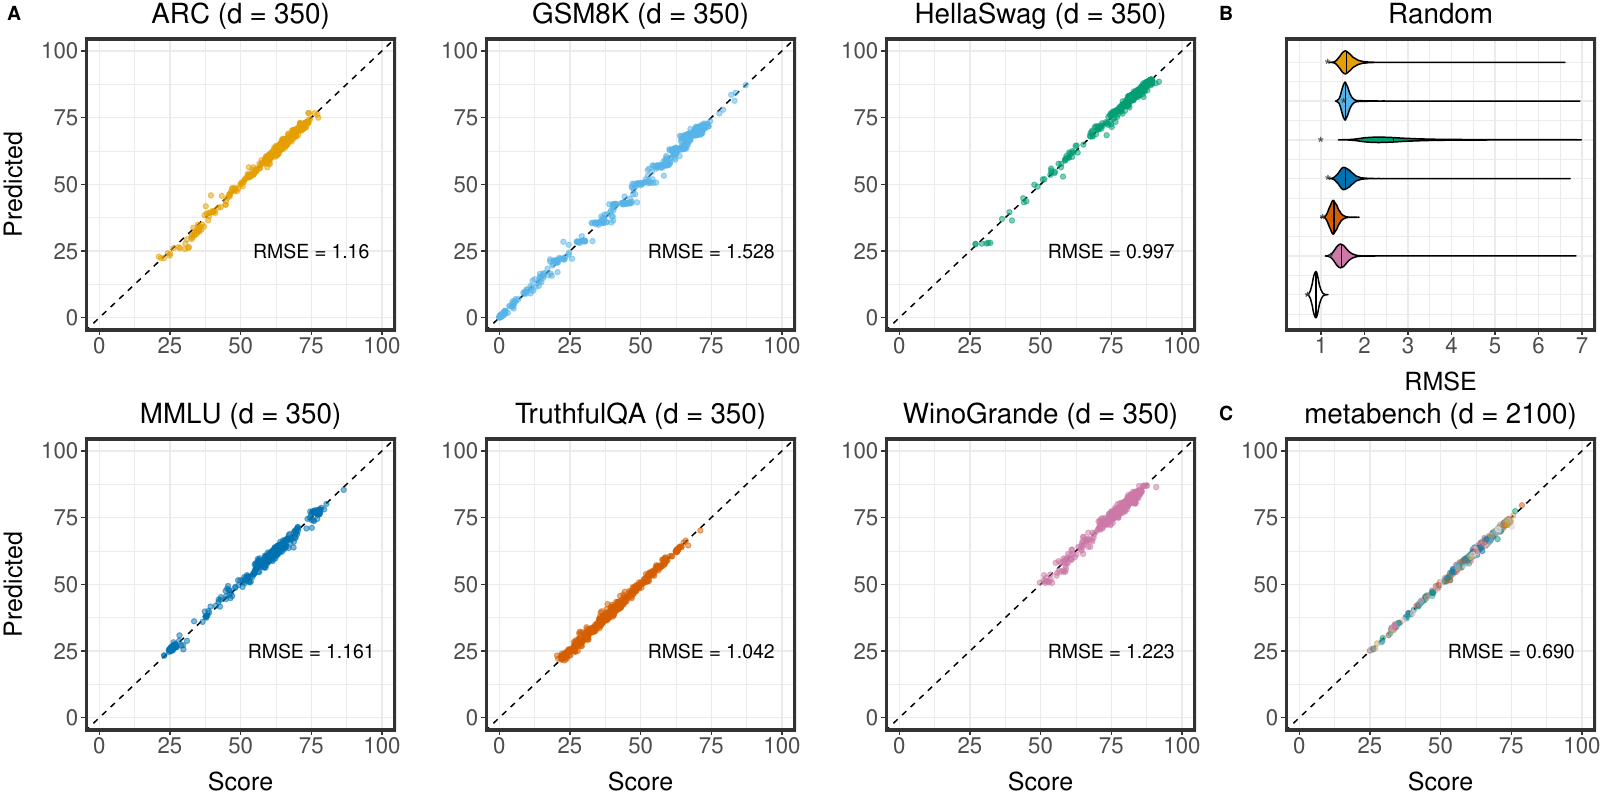

This chart was generated by the following R code:
# =============================================================================
box::use(.. / analysis / utils[mkdir, gprint, gpath, mytheme, cbPalette])
box::use(./violin.utils[plot.violin])
here::i_am("figures/f.irt.R")

# =============================================================================
# helper functions
benchmarks <- c("ARC", "GSM8K", "HellaSwag", "MMLU", "TruthfulQA", "WinoGrande")
cbp <- cbPalette()

niceify <- function(p, benchmark){
  box::use(ggplot2[...])
  index <- which(benchmarks == benchmark)
   p <- p +
     labs(title = glue::glue("{benchmark} (d = 350)")) +
     aes(color = set) +
     scale_color_manual(values = cbp[index]) +
     theme(plot.margin = margin(0.1, 0.1, 0.1, 0.1, "cm"),
           legend.position = "None")
     
   p[["layers"]][[3]][["aes_params"]][["size"]] <- 5
   p
}

rmse.from.plot <- function(p){
  text <- p[["layers"]][[3]][["aes_params"]]$label
  text <- gsub("\n.*", "", text)
  as.numeric(gsub("[^0-9.]", "", text))
}

randlist2df <- function(rand.list){
  rand.list <- lapply(rand.list, function(x) data.frame(rmse = x))
  rand.list <- lapply(names(rand.list), function(x) cbind(rand.list[[x]], bm = x))
  rand <- do.call(rbind, rand.list)
  rand$bm <- factor(rand$bm, levels = c("ARC", "GSM8K", "HellaSwag", "MMLU", "TruthfulQA", "WinoGrande", "metabench"))
  rand
}

add.asterisk <- function(x, y){
  box::use(ggplot2[...])
  ggplot2::geom_text(aes(x = x, y = y, label = "*"), color = "#444444", size = 4.5, vjust = 0.8)
}
# =============================================================================
# load score plots
arc.irt <- readRDS(gpath("plots/arc-EAPsum-1-cv.rds"))[[2]] |>
  niceify(benchmark = "ARC") + ggplot2::labs(x = "")
gsm8k.irt <- readRDS(gpath("plots/gsm8k-EAPsum-1-cv.rds"))[[1]] |>
  niceify(benchmark = "GSM8K") + ggplot2::labs(x = "", y = "") 
hs.irt <- readRDS(gpath("plots/hellaswag-MAP-1-cv.rds"))[[2]] |>
  niceify(benchmark = "HellaSwag") + ggplot2::labs(x = "", y = "")
mmlu.irt <- readRDS(gpath("plots/mmlu-EAPsum-1-cv.rds"))[[3]] |>
  niceify(benchmark = "MMLU")
tfqa.irt <- readRDS(gpath("plots/truthfulqa-EAPsum-1-cv.rds"))[[1]] |>
  niceify(benchmark = "TruthfulQA") + ggplot2::labs(y = "")
wg.irt <- readRDS(gpath("plots/winogrande-EAPsum-1-cv.rds"))[[2]] |>
  niceify(benchmark = "WinoGrande") + ggplot2::labs(y = "")
mb <- readRDS(gpath("plots/metabench-full.rds")) +
  ggplot2::labs(y ="", title = "metabench (d = 2100)") +
  ggplot2::theme(plot.margin = ggplot2::margin(0.1, 0.1, 0.1, 0.1, "cm"))

p.irt <- cowplot::plot_grid(
  arc.irt, gsm8k.irt, hs.irt, mmlu.irt, tfqa.irt, wg.irt, ncol = 3)

# load random results
rand.list = list(
   ARC = readRDS(gpath("data/arc-sub-350.rds"))$rmses.test,
   GSM8K = readRDS(gpath("data/gsm8k-sub-350.rds"))$rmses.test,
   HellaSwag = readRDS(gpath("data/hellaswag-sub-350.rds"))$rmses.test,
   MMLU = readRDS(gpath("data/mmlu-sub-350.rds"))$rmses.test,
   TruthfulQA = readRDS(gpath("data/truthfulqa-sub-350.rds"))$rmses.test,
   WinoGrande = readRDS(gpath("data/winogrande-sub-350.rds"))$rmses.test,
   metabench = readRDS(gpath("plots/metabench-full-rmses.rds"))$rmses.test
)
p.rand <- plot.violin(rand.list, distance = 10.0) +
  add.asterisk(rmse.from.plot(arc.irt), 0) +
  add.asterisk(rmse.from.plot(gsm8k.irt), 10) +
  add.asterisk(rmse.from.plot(hs.irt), 20) +
  add.asterisk(rmse.from.plot(mmlu.irt), 30) +
  add.asterisk(rmse.from.plot(tfqa.irt), 40) +
  add.asterisk(rmse.from.plot(wg.irt), 50) +
  add.asterisk(rmse.from.plot(mb), 60) +
  ggplot2::theme(axis.text.y = ggplot2::element_blank(), axis.ticks.y = ggplot2::element_blank())

# final plot
p.col <- cowplot::plot_grid(p.rand, mb, ncol = 1, align= "v", labels = c("B", "C"), label_x = 0.03)
p <- cowplot::plot_grid(p.irt, p.col, labels = c("A", NA), rel_widths = c(3, 1), label_x=0)
outpath <- gpath("figures/f.irt.pdf")
ggplot2::ggsave(outpath, p, width = 16, height = 8)
gprint("Saved plot to {outpath}.")
